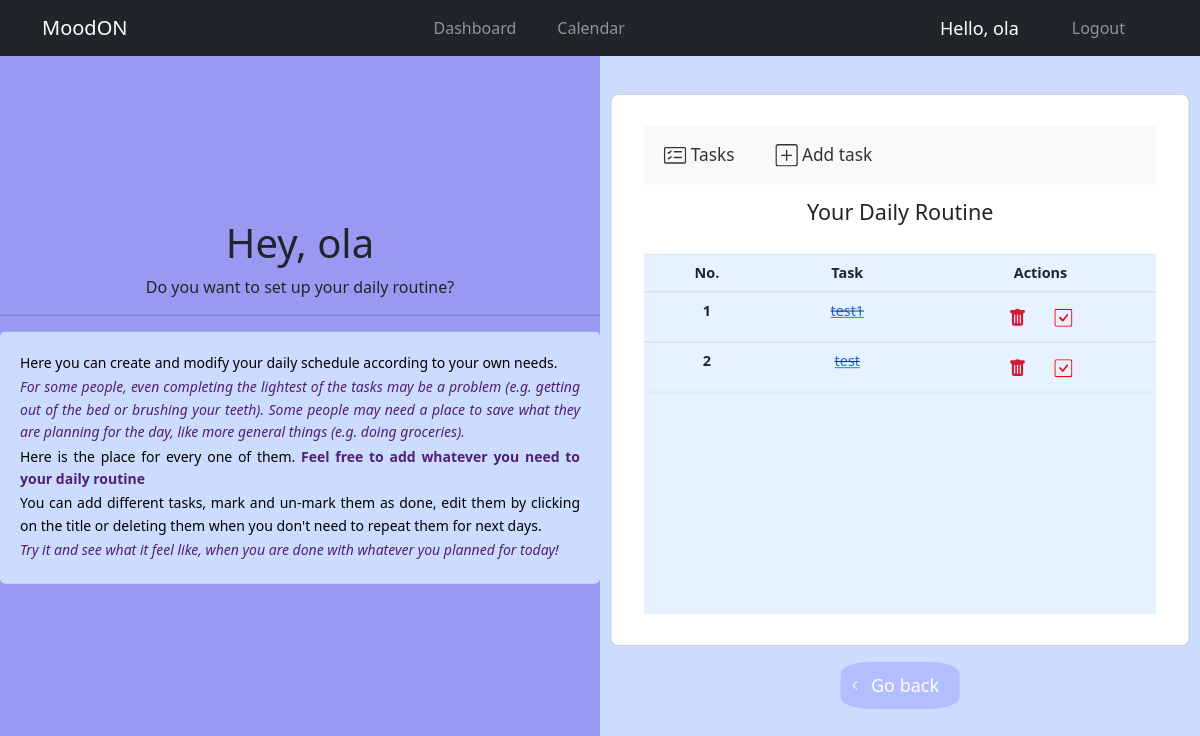
Before: /daily-routine/ (signed in) with the older database file.
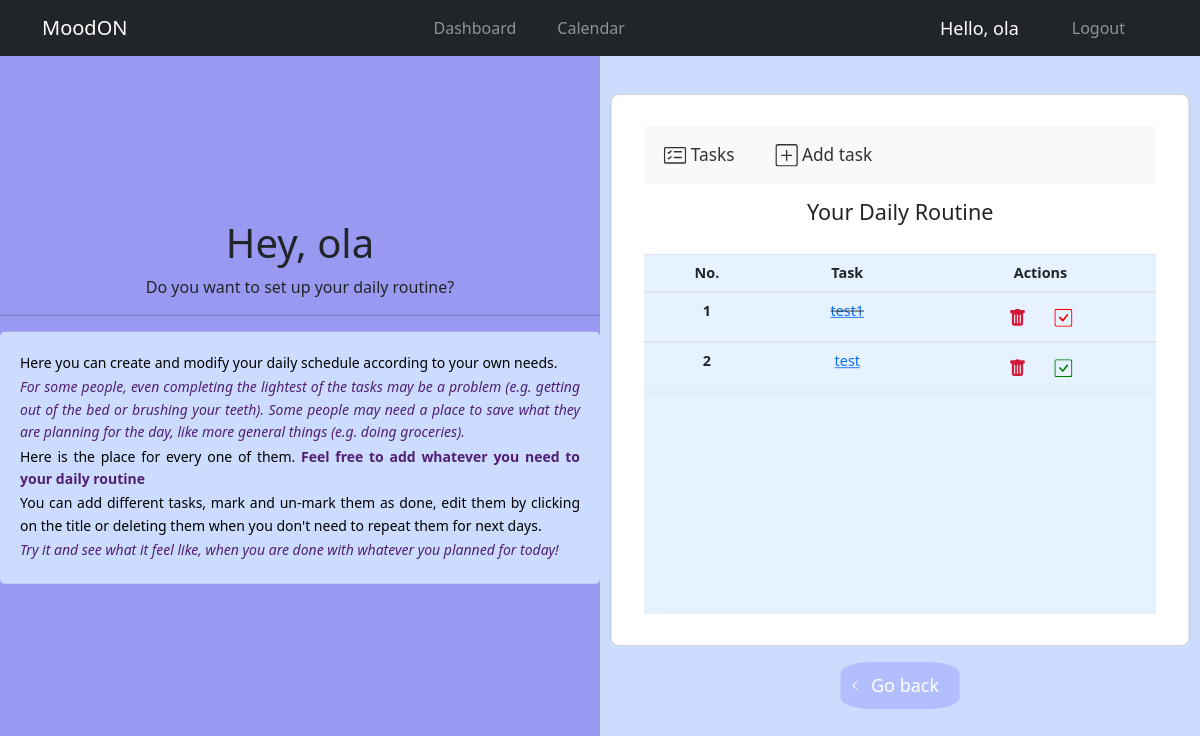
After: the same page with the newer database file.
### mood_tracker/models.py (models this page shows)
class DailyRoutine(models.Model):
    title = models.CharField(max_length=200)
    is_finished = models.BooleanField(default=False)
    date = models.DateField(auto_now_add=True)
    date_created = models.DateTimeField(auto_now_add=True)

### mood_tracker/views.py (the view)
# urls.py: path('daily-routine/', views.DailyRoutineList.as_view(), name='routine_list'),
class DailyRoutineList(LoginRequiredMixin, ListView):
    model = DailyRoutine
    context_object_name = 'all_routine'
    template_name ='routine/routine_list.html'
    today = date.today()
    def get_queryset(self):
        return DailyRoutine.objects.order_by(F('date_created').asc(nulls_last=True))

### mood_tracker/templates/routine/routine_list.html (shortened to what the changed rows need)
{% extends 'main/main.html' %}
{% load static %}
{% block content %}
<head>
    <link href="https://cdn.jsdelivr.net/npm/bootstrap@5.2.2/dist/css/bootstrap.min.css" rel="stylesheet">
</head>
<div class="split left">
    <div class="centered">
        <div class="title">
            <h1>Hey, {{ request.user.username }}</h1>
        </div>
    </div>
</div>
<div class="split right">
    <div class="centered">
        <section class="vh-100" style="background-color: #ccdcff;">
            <div class="container-body">
                <div class="row d-flex justify-content-center align-items-center h-100">
                    <div class="col-12">
                        <div class="card rounded-3">
                            <div class="card-body p-1">
                                <div class="inside">
                                    <table class="table mb-4">
                                        <thead>
                                        <tr>
                                            <th scope="col">No.</th>
                                            <th scope="col">Task</th>
                                            <th scope="col">Actions</th>
                                        </tr>
                                        </thead>
                                        {% if all_routine %}
                                        {% for routine in all_routine %}
                                        <tbody>
                                        <tr>
                                            <th scope="row">{{ forloop.counter }}</th>
                                            <td>
                                                {% if routine.is_finished %}
                                                <del>
                                                    <a href="{% url 'routine_update' routine.id %}">
                                                        {{routine.title}}</a>
                                                </del>
                                                {% else %}
                                                <a href="{% url 'routine_update' routine.id %}"> {{routine.title}}</a>
                                                {% endif %}
                                            </td>
                                            <td>
                                                <form action="{% url 'routine_delete' routine.id%}" method="post" style="display: inline">
                                                    <button type="submit" class="btn" onclick="return confirm('are you sure?')">
                                                    </button>
                                                </form>
                                                {% if routine.is_finished %}
                                                    <a href="{% url 'unfinish_routine' routine.id %}" class="btn">
                                                    </a>
                                                {% else %}
                                                    <a href="{% url 'finish_routine' routine.id %}" class="btn">
                                                    </a>
                                                {% endif %}
                                            </td>
                                        </tr>
                                        </tbody>
                                        {% endfor %}
                                        {% endif %}
                                    </table>
                                </div>
                            </div>
                        </div>
                    </div>
                </div>
            </div>
        </section>
    </div>
</div>
{% endblock %}

Changed rows visible on the page:
changed DailyRoutine "test": is_finished True → False (drawn)
